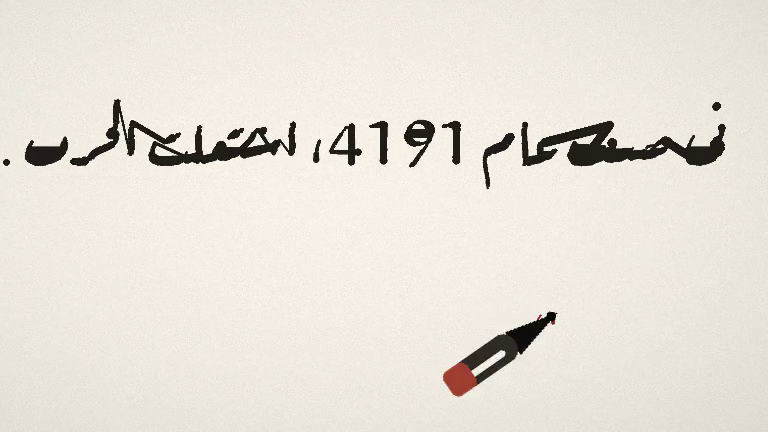
#> input picture rasm-pro/pentest.png, 768 x 432 px, given in place of f_06.png, which was not available
$ python crop_frame.py
#> lines starting #> are read from the running program, lines starting #| are printed output that depends on the picture; pictures that were not available may be replaced by others from this repository, and a replacement may not be noted
"""قصّ مناطق نص من إطار + تكبير — للفحص البصري الدقيق."""
from __future__ import annotations

import sys
from pathlib import Path

from PIL import Image

R = Path(r"D:\withbord inmation\rasm-pro")
qa = R / "qa"


def crop(im: Image.Image, box, scale, out):
    c = im.crop(box)
    w, h = c.size
    c.resize((int(w * scale), int(h * scale)), Image.LANCZOS).save(out)
    print("→", out, c.size, "×", scale)


im6 = Image.open(qa / "frames4" / "f_06.png")
#> im6 is the input picture: PIL image 768x432 RGB; mean R, G, B 231.1, 225.8, 216.6
print("f_06:", im6.size)
#| f_06: (768, 432)
crop(im6, (520, 40, 945, 145), 4, qa / "crop6_label.png")
#> in crop, `c = im.crop(box)`:
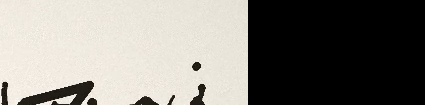
#> c: PIL image 425x105 RGB; mean R, G, B 131.7, 129, 123.5
#> in crop, `c.resize((int(w * scale), int(h * scale)), Image.LANCZOS).save(out)`:
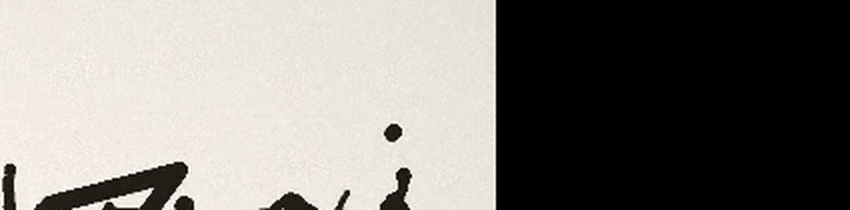
#> saved as crop6_label.png: PIL image 1700x420 RGB (shown at 1/2 size); mean R, G, B 131.7, 129, 123.5
#| → D:\withbord inmation\rasm-pro/qa/crop6_label.png (425, 105) × 4
crop(im6, (470, 220, 945, 390), 4, qa / "crop6_caption.png")
#> call 2 of crop, with box = (470, 220, 945, 390), scale = 4
#> in crop (call 2), `c = im.crop(box)`:
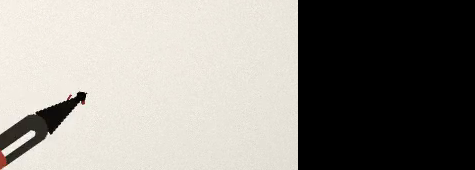
#> c: PIL image 475x170 RGB; mean R, G, B 143.9, 140.8, 134.9
#> in crop (call 2), `c.resize((int(w * scale), int(h * scale)), Image.LANCZOS).save(out)`:
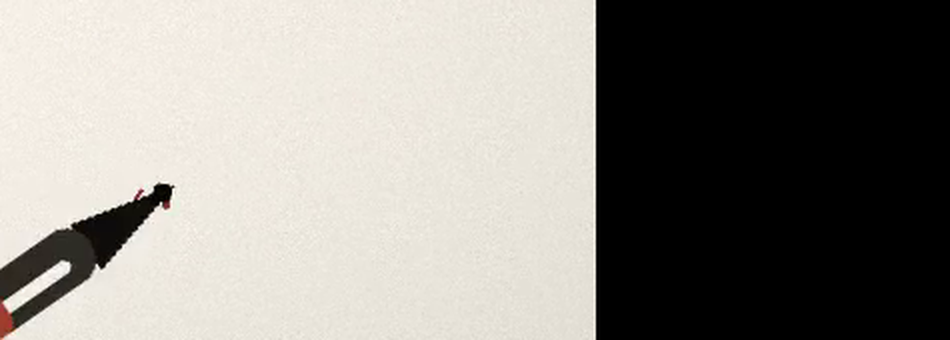
#> saved as crop6_caption.png: PIL image 1900x680 RGB (shown at 1/2 size); mean R, G, B 143.9, 140.8, 135
#| → D:\withbord inmation\rasm-pro/qa/crop6_caption.png (475, 170) × 4

im2 = Image.open(qa / "frames4" / "f_02.png")
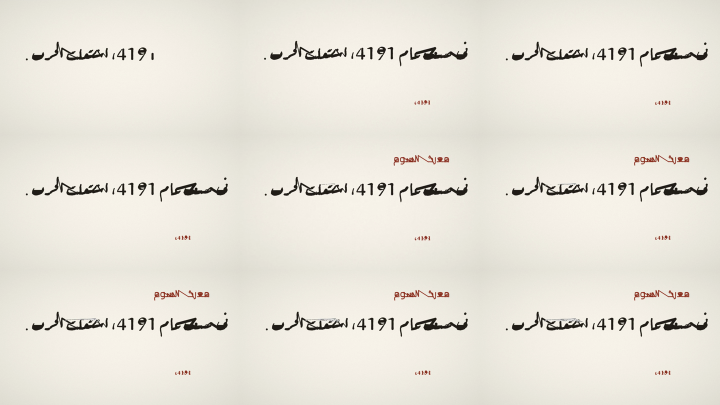
#> input picture rasm-pro/contact.png, 1440 x 810 px, given in place of f_02.png, which was not available (shown at 1/2 size)
#> im2 is the input picture: PIL image 1440x810 RGB; mean R, G, B 232.1, 228.3, 218.5
print("f_02:", im2.size)
#| f_02: (1440, 810)
crop(im2, (60, 60, 900, 260), 2, qa / "crop2_title.png")
#> call 3 of crop, with box = (60, 60, 900, 260), scale = 2
#> in crop (call 3), `c = im.crop(box)`:
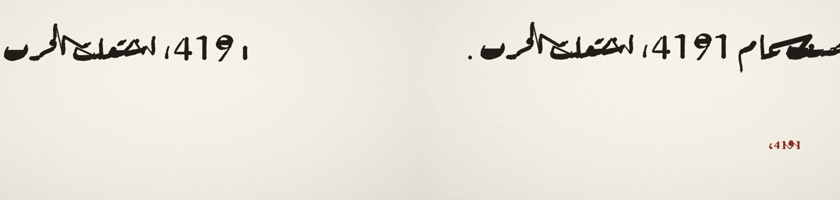
#> c: PIL image 840x200 RGB; mean R, G, B 233.8, 229.8, 220.3
#| → D:\withbord inmation\rasm-pro/qa/crop2_title.png (840, 200) × 2
crop(im2, (60, 320, 900, 470), 2, qa / "crop2_sub.png")
#> call 4 of crop, with box = (60, 320, 900, 470), scale = 2
#> in crop (call 4), `c = im.crop(box)`:
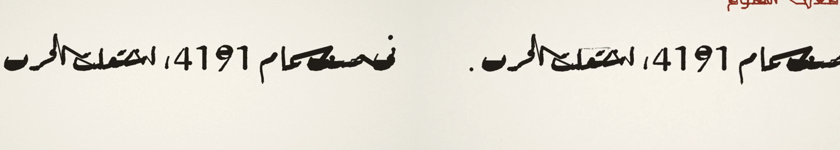
#> c: PIL image 840x150 RGB; mean R, G, B 230.5, 226.1, 216.8
#| → D:\withbord inmation\rasm-pro/qa/crop2_sub.png (840, 150) × 2
